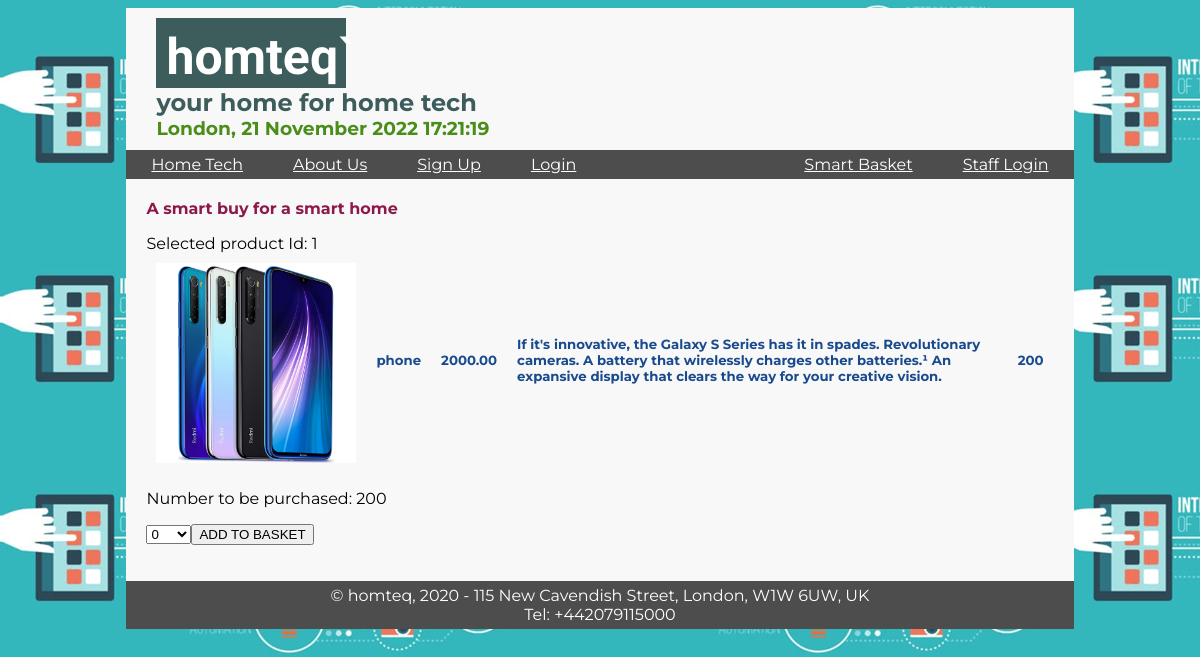
The page /w3/2018531/homteq/prodbuy.php?u_prod_id=1 on the database its author committed.
### tables this page shows
CREATE TABLE `product` (
  `prodId` int(4) NOT NULL,
  `prodName` varchar(30) NOT NULL,
  `prodPicNameSmall` varchar(100) NOT NULL,
  `prodPicNameLarge` varchar(100) NOT NULL,
  `prodDescripShort` varchar(1000) DEFAULT NULL,
  `prodDescripLong` varchar(3000) DEFAULT NULL,
  `prodPrice` decimal(6,2) NOT NULL,
  `prodQuantity` int(4) NOT NULL
);

### w3/2018531/homteq/prodbuy.php (the view, shortened to what this page needs)
<?php
include("db.php");
$pagename="A smart buy for a smart home";
echo "<link rel=stylesheet type=text/css href=mystylesheet.css>";
echo "<body>";
echo "<h4>".$pagename."</h4>";
$prodid=$_GET['u_prod_id'];
echo "<p>Selected product Id: ".$prodid;
$SQL="select prodId, prodName, prodPicNameSmall, prodPrice, prodDescripShort, prodDescripLong, prodQuantity from Product WHERE prodId=".$prodid.";";
$exeSQL=mysqli_query($conn, $SQL) or die (mysqli_error($conn));
echo "<table style='border: 0px'>";
while ($arrayp=mysqli_fetch_array($exeSQL))
{
echo "<tr>";
echo "<td style='border: 0px'>";
echo "<a href=prodbuy.php?u_prod_id=".$arrayp['prodId'].">";
echo "<img src=images/".$arrayp['prodPicNameSmall']." height=200 width=200></a>";
echo "</td>";
echo "<td style='border: 0px'>";
echo "<p><h5>".$arrayp['prodName']."</h5>";
echo "</td>";
echo "<td style='border: 0px'>";
echo "<p><h5>".$arrayp['prodPrice']."</h5>";
echo "</td>";
echo "<td style='border: 0px'>";
echo "<p><h5>".$arrayp['prodDescripShort']."</h5>";
echo "</td>";
echo "<td style='border: 0px'>";
echo "<p><h5>".$arrayp['prodQuantity']."</h5>";
echo "</td>";
echo "</tr>";
echo "</table>";
echo "<p>Number to be purchased: ";
echo $arrayp['prodQuantity'];
echo "<form action=basket.php method=post>";
echo "<select name=p_Quantity>";
for ($x = 0; $x <= $arrayp['prodQuantity']; $x++) {
echo "<option value=$x>$x</option>";
}
echo "</select>";
echo "<input type=submit value='ADD TO BASKET'>";
echo "</form>";
}
echo "</body>";
?>

### w3/2018531/homteq/mystylesheet.css (style rules this page uses)
body { background-image: url("background_img.png"); }
#container { margin: 0 auto; width: 80%; background: #F8F8F8; font-family: Montserrat; border-style: None; border-color: #F8F8F8; }
#header { background: #F8F8F8; padding: 10px 30px; }
#header h1 { margin: 0; background:#3d5c5c; color: #ffffff; font-family: Fjalla One; font-size: 50; text-align: left; width: 170; height:50; padding: 10px; }
#header h2 { margin: 0; color: #3d5c5c; font -size: 15; text -align: left; }
#header h3 { margin: 0; color: #4a8d19; font -size: 14; text -align: right; }
#navigation { float: left; width: 100%; background: #4d4d4d; }
#navigation ul { margin: 0; padding: 0; }
#navigation ul li { list -style -type: none; display: inline; }
#navigation li a { display: block; float: left; padding: 5px 25px; color: #FFF; text -decoration: none; border -right: 0px solid#fff; }
#content { clear: left; padding: 20px; }
#content h4 { color:#8d194a; font -size: 24; margin: 0 0 .5em; }
#content h5 { color:#194a8d; font -size: 18; margin: 0 0 .5em; }
#footer { background:#4d4d4d; text-align: center; padding: 5px; color: #fff; }
table, th, td { border-collapse:collapse; border: 2px solid #4a8d19; }
td { padding:10px; text-align:left; color:#000000; }

### rows shown on the page
product: prodPicNameSmall (picture), prodName "phone", prodPrice "2000.00", prodDescripShort "If it's innovative, the Galaxy S Series has it in spades. Revolutionary cameras. A battery that wirelessly charges other batteries.¹ An expansive display that clears the way for your creative vision.", prodQuantity "200"

### other values the page prints
$pagename "A smart buy for a smart home"
$prodid "1"
form field p_Quantity "0"
